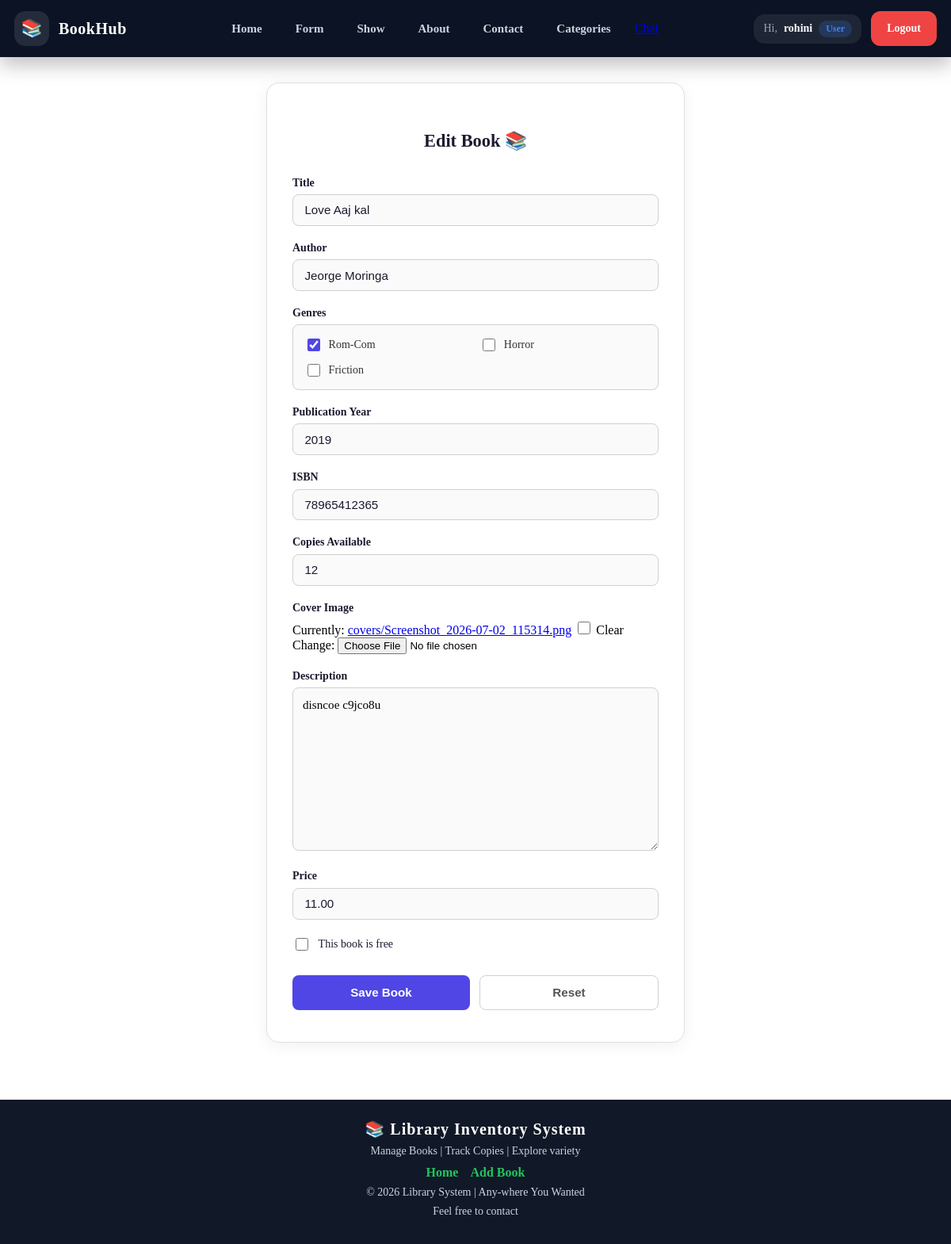
/update/4/ (signed in), run on the app's committed database.
### book_app/models.py (models this page shows, shortened)
class Book(models.Model):
    owner = models.ForeignKey(User, on_delete=models.CASCADE, null=True, blank=True, related_name='books')
    title = models.CharField(max_length=200)
    author = models.CharField(max_length=100)
    genres = models.ManyToManyField(Genre, related_name='books')  # replaces old `genre` CharField
    publication_year = models.IntegerField()
    isbn = models.CharField(max_length=20, unique=True)
    copies_available = models.IntegerField(default=0)
    cover_image = models.ImageField(upload_to='covers/', blank=True, null=True)
    description = models.TextField(blank=True)
    price = models.DecimalField(max_digits=8, decimal_places=2, default=0)
    is_free = models.BooleanField(default=False)
    created_at = models.DateTimeField(auto_now_add=True)

class Genre(models.Model):
    name = models.CharField(max_length=50, unique=True)
    def __str__(self):
        return self.name

### book_app/views.py (the view)
# urls.py: path('update/<int:pk>/', update_book, name='update_book_url'),
def update_book(request, pk):
    book = get_object_or_404(Book, pk=pk)
    if not request.user.is_staff and book.owner != request.user:
        messages.error(request, "You can only edit your own books.")
        return redirect('show_book_url')
    form = Bookform(instance=book)
    if request.method == 'POST':
        form = Bookform(request.POST, request.FILES, instance=book)
        if form.is_valid():
            form.save()
            return redirect('show_book_url')
    return render(request, 'book/form.html', {'form': form})

### book_app/forms.py
class Bookform(forms.ModelForm):
    class Meta:
        model = Book
        fields = ['title', 'author', 'genres', 'publication_year', 'isbn',
                  'copies_available', 'cover_image', 'description', 'price', 'is_free']
        widgets = {
            'genres': forms.CheckboxSelectMultiple(),
        }

### templates/book/form.html (shortened to what this page needs)
{% extends 'base.html' %}
{% load static %}
{% block content %}
<div style="max-width:560px; margin:0 auto; padding:2rem 1rem;">
  <div style="background:#ffffff; border:1px solid #e0e0e0; border-radius:16px; padding:2.5rem 2rem; box-shadow:0 4px 20px rgba(0,0,0,0.06);">
    <h2 style="font-size:1.4rem; font-weight:700; text-align:center; color:#1a1a2e; margin-bottom:2rem;">
      {% if form.instance.pk %}Edit Book{% else %}Add New Book{% endif %} 📚
    </h2>
    <form method="POST" enctype="multipart/form-data">
      <div style="margin-bottom:1.25rem;">
        <label style="display:block; font-size:0.875rem; font-weight:600; color:#1a1a2e; margin-bottom:0.4rem;">Title</label>
        <div style="width:100%;">{{ form.title }}</div>
      </div>
      <div style="margin-bottom:1.25rem;">
        <label style="display:block; font-size:0.875rem; font-weight:600; color:#1a1a2e; margin-bottom:0.4rem;">Author</label>
        <div style="width:100%;">{{ form.author }}</div>
      </div>
      <div style="margin-bottom:1.25rem;">
        <label style="display:block; font-size:0.875rem; font-weight:600; color:#1a1a2e; margin-bottom:0.4rem;">Genres</label>
        <div style="border:1px solid #d0d0d0; border-radius:8px; padding:0.85rem; display:grid; grid-template-columns:repeat(2, 1fr); gap:0.6rem; background:#fafafa;">
          {% for checkbox in form.genres %}
            <label style="display:flex; align-items:center; gap:0.5rem; font-size:0.875rem; font-weight:500; color:#333; cursor:pointer;">
              {{ checkbox.tag }} {{ checkbox.choice_label }}
            </label>
          {% endfor %}
        </div>
      </div>
      <div style="margin-bottom:1.25rem;">
        <label style="display:block; font-size:0.875rem; font-weight:600; color:#1a1a2e; margin-bottom:0.4rem;">Publication Year</label>
        <div style="width:100%;">{{ form.publication_year }}</div>
      </div>
      <div style="margin-bottom:1.25rem;">
        <label style="display:block; font-size:0.875rem; font-weight:600; color:#1a1a2e; margin-bottom:0.4rem;">ISBN</label>
        <div style="width:100%;">{{ form.isbn }}</div>
      </div>
      <div style="margin-bottom:1.25rem;">
        <label style="display:block; font-size:0.875rem; font-weight:600; color:#1a1a2e; margin-bottom:0.4rem;">Copies Available</label>
        <div style="width:100%;">{{ form.copies_available }}</div>
      </div>
      <div style="margin-bottom:1.25rem;">
        <label style="display:block; font-size:0.875rem; font-weight:600; color:#1a1a2e; margin-bottom:0.4rem;">Cover Image</label>
        {{ form.cover_image }}
      </div>
      <div style="margin-bottom:1.25rem;">
        <label style="display:block; font-size:0.875rem; font-weight:600; color:#1a1a2e; margin-bottom:0.4rem;">Description</label>
        <div style="width:100%;">{{ form.description }}</div>
      </div>
      <div style="margin-bottom:1.25rem;">
        <label style="display:block; font-size:0.875rem; font-weight:600; color:#1a1a2e; margin-bottom:0.4rem;">Price</label>
        <div style="width:100%;">{{ form.price }}</div>
      </div>
      <div style="display:flex; align-items:center; gap:0.6rem; margin-bottom:1.5rem;">
        {{ form.is_free }}
        <label style="font-size:0.875rem; font-weight:500; color:#1a1a2e;">This book is free</label>
      </div>
      <div style="display:flex; gap:0.75rem; margin-top:1.75rem;">
        <button type="submit" style="flex:1; padding:0.8rem; background:#4f46e5; color:#fff; border:none; border-radius:8px; font-size:0.95rem; font-weight:600; cursor:pointer;">
          Save Book
        </button>
        <button type="reset" style="flex:1; padding:0.8rem; background:#fff; color:#555; border:1px solid #d0d0d0; border-radius:8px; font-size:0.95rem; font-weight:600; cursor:pointer;">
          Reset
        </button>
      </div>
    </form>
  </div>
</div>
{% endblock %}

### templates/NavBar.html (shortened to what this page needs)
<nav class="nav">
  <div class="nav-inner">
    <a href="{% url 'home_url' %}" class="brand">
      <span class="brand-icon">📚</span>
      <span class="brand-text"> BookHub </span>
    </a>
    <ul class="menu">
      <li><a href="{% url 'home_url' %}" class="link">Home</a></li>
      {% if user.is_authenticated %}
        <li><a href="{% url 'create_book_url' %}" class="link">Form</a></li>
        <li><a href="{% url 'show_book_url' %}" class="link">Show</a></li>
      {% endif %}
      <li><a href="{% url 'about_url' %}" class="link">About</a></li>
      <li><a href="{% url 'contact_url' %}" class="link">Contact</a></li>
      <li><a href="{% url 'categories_url' %}" class="link">Categories</a></li>
      <a href="{% url 'chat_url' %}">Chat</a>
    </ul>
    <div class="right">
      {% if user.is_authenticated %}
        <div class="user-chip">
          <span class="hello">Hi,</span>
          <span class="username">{{ user.username }}</span>
          {% if user.is_superuser %}
            <span class="role admin-role">Admin</span>
          {% else %}
            <span class="role user-role">User</span>
          {% endif %}
        </div>
        <a href="{% url 'logout_url' %}" class="btn btn-logout">Logout</a>
      {% else %}
        <a href="{% url 'login_url' %}" class="btn btn-login">Login</a>
        <a href="{% url 'register_url' %}" class="btn btn-register">Register</a>
      {% endif %}
    </div>
  </div>
</nav>

### templates/NavBar.html (style rules this page uses)
.nav-inner { display: flex; align-items: center; justify-content: space-between; }
* { box-sizing: border-box; }
.right { display: flex; align-items: center; justify-content: flex-end; gap: 12px; }
.btn { height: 44px; min-height: 44px; padding: 0 20px; border-radius: 14px; font-size: 14px; font-weight: 700; text-decoration: none; display: flex; align-items: center; justify-content: center; line-height: 44px; border: 2px solid transparent; margin: 0; }
.nav { width: 100%; background: #0b1324; padding: 14px 0; position: sticky; top: 0; z-index: 999; box-shadow: 0 10px 25px rgba(0, 0, 0, 0.25); }
.nav-inner { max-width: 1200px; margin: auto; padding: 0 18px; display: flex; align-items: center; justify-content: space-between; gap: 18px; }
.brand { display: flex; align-items: center; gap: 12px; text-decoration: none; }
.brand-icon { font-size: 22px; width: 44px; height: 44px; border-radius: 14px; display: flex; align-items: center; justify-content: center; background: rgba(255, 255, 255, 0.1); }
.brand-text { color: #ffffff; font-size: 20px; font-weight: 800; letter-spacing: 0.5px; }
.menu { list-style: none; display: flex; align-items: center; gap: 18px; margin: 0; padding: 0; }
.link { text-decoration: none; color: #cbd5e1; font-weight: 600; font-size: 15px; padding: 8px 12px; border-radius: 10px; transition: 0.25s ease; }
.right { display: flex; align-items: center; gap: 12px; }
.user-chip { display: flex; align-items: center; gap: 8px; padding: 8px 12px; border-radius: 14px; background: rgba(255, 255, 255, 0.08); color: #ffffff; font-size: 14px; }
.hello { color: #94a3b8; font-weight: 500; }
.username { font-weight: 800; color: #f8fafc; }
.role { font-size: 12px; font-weight: 800; padding: 3px 9px; border-radius: 999px; }
.user-role { background: rgba(59, 130, 246, 0.2); color: #3b82f6; }
.btn { height: 42px; padding: 0 18px; border-radius: 12px; font-size: 14px; font-weight: 800; text-decoration: none; display: inline-flex; align-items: center; justify-content: center; line-height: 1; transition: 0.25s ease; cursor: pointer; }
.btn-logout { background: #ef4444; color: #ffffff; border: 2px solid #ef4444; }

### templates/book/form.html (style rules this page uses)
input[type="text"], input[type="number"] { width: 100%; padding: 0.65rem 0.9rem; border: 1px solid #d0d0d0; border-radius: 8px; font-size: 0.95rem; color: #1a1a2e; background: #fafafa; outline: none; }
textarea { width: 100%; padding: 0.75rem; border: 1px solid #d0d0d0; border-radius: 8px; font-size: 0.95rem; font-family: inherit; resize: vertical; background: #fafafa; outline: none; }
input[type="checkbox"] { width: 16px; height: 16px; accent-color: #4f46e5; cursor: pointer; }

### templates/FootBar.html (style rules this page uses)
html, body { height: 100%; margin: 0; }
body { display: flex; flex-direction: column; min-height: 100vh; }

### data on the page
Book: title "Love Aaj kal", author "Jeorge Moringa", publication_year "2019", isbn "78965412365", copies_available "12", description "disncoe c9jco8u", price "11.00"
Genre: choice_label "Rom-Com"
Genre: choice_label "Horror"
Genre: choice_label "Friction"

### other printed values
{{ user.username }} "rohini"
